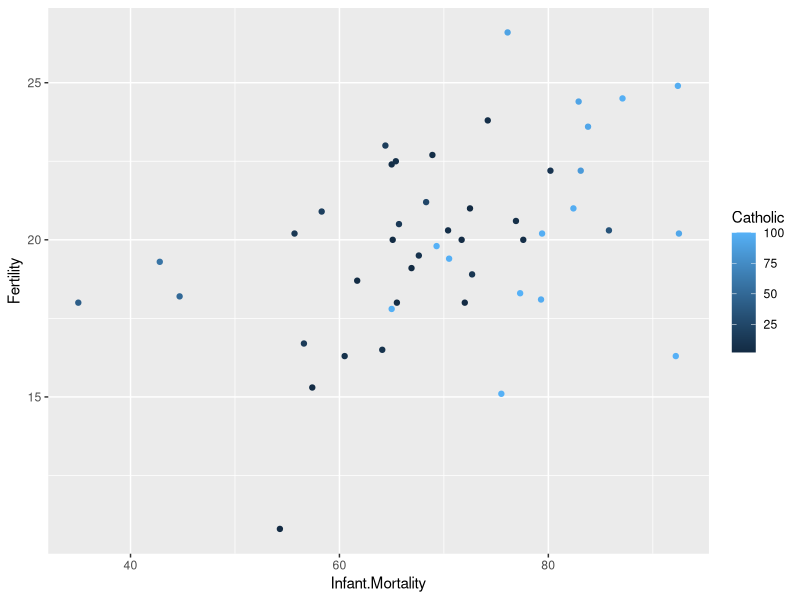

This figure's R source:
## ---- chunk 1
suppressPackageStartupMessages(library(ggplot2))
p = ggplot(data=swiss, aes(Fertility,Infant.Mortality, color = Catholic))
    p = p + geom_point() + xlab("Infant.Mortality") + ylab("Fertility")
    print(p)
